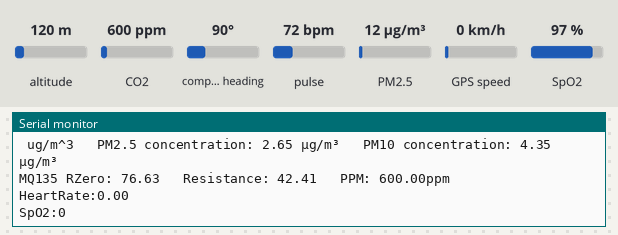
The sketch below on a simulated ESP32. On the bench: the last lines printed to the serial monitor. The test bench sets the inputs (shaded band); at power-on: CO2 600 ppm, pulse 72 bpm, PM2.5 12 µg/m³, SpO2 97 %, altitude 120 m, compass heading 90°, GPS speed 0 km/h. WiFi joins after 1.5 s; servers stay silent unless stated; the GPS gets a fix after 3 s at 37.7749, -122.4194 with 8 satellites.

Above: at 3.3 s.
3.4 s: CO2 set to 452 ppm
At 6.1 s:
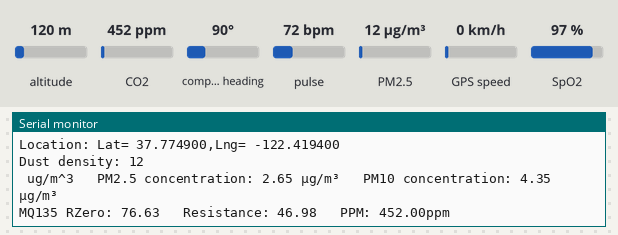
8.9 s: pulse set to 42 bpm
At 9.9 s:
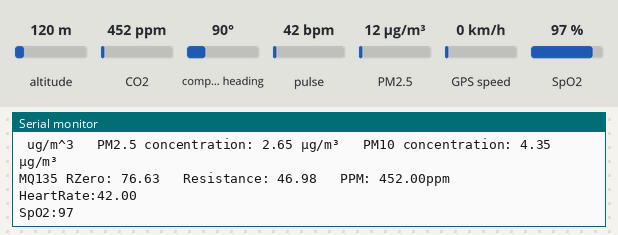
10.4 s: PM2.5 set to 6 µg/m³
At 11.36 s:
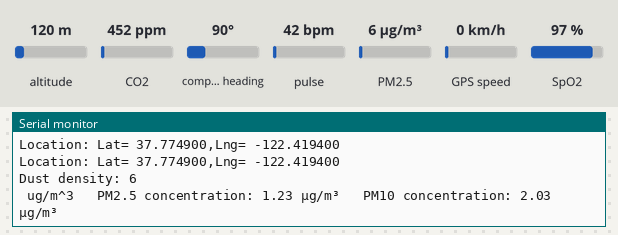
11.9 s: SpO2 set to 80 %
At 13.65 s:
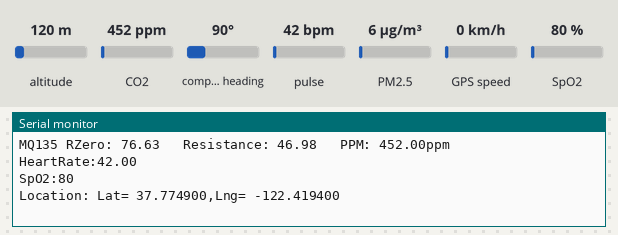
Timing chart, 0 to 14.4 s (numbered marks = the images above; inputs shaded):
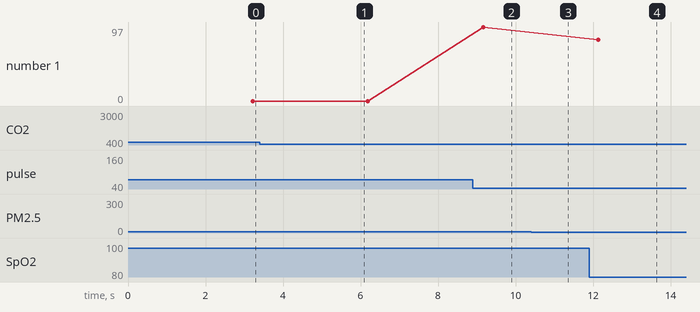

Measured:
- after the input at 3.4 s, the serial monitor: prints a new line after 2.2 s (image 1)
- after the input at 8.9 s, the serial monitor: prints a new line after 0.26 s (image 2)
- after the input at 10.4 s, the serial monitor: prints a new line after 0.68 s (image 3)
- after the input at 11.9 s, the serial monitor: prints a new line after 0.23 s (image 4)
- plotted number 1: 97 → 80 after the input at 11.9 s

The sketch:

yasminali44.ino
```cpp
#include <FirebaseESP32.h>
#include <Wire.h>

#include "MQ135.h" // mq
#define PIN_MQ135 35
MQ135 mq135_sensor(PIN_MQ135);

#include "MAX30100_PulseOximeter.h" //heart rate
#define REPORTING_PERIOD_MS     1000
#define BLYNK_PRINT Serial
#include <Blynk.h>
#include <WiFi.h>
#include <BlynkSimpleEsp32.h>
#define SDA_PIN 21
#define SCL_PIN 22
#define INT_PIN 19

#include <SoftwareSerial.h>
#include <TinyGPSPlus.h> // gps
//SoftwareSerial mySerial(17, 16); // RX, TX
TinyGPSPlus gps;

#define FIREBASE_HOST "https://esp8266-babdf-default-rtdb.firebaseio.com"
#define FIREBASE_AUTH "AIzaSyAOxRkGAFP7FvWRloffCRDbxatLboBs8EI"
#define WIFI_SSID "Yasmin"
#define WIFI_PASSWORD "800159464@Y&A"

//dust
#include <GP2YDustSensor.h>

const uint8_t SHARP_LED_PIN = 25;   // Sharp Dust/particle sensor Led Pin
const uint8_t SHARP_VO_PIN = 34;    // Sharp Dust/particle analog out pin used for reading
const float PM25_COEFFICIENT = 0.172;
const float PM10_COEFFICIENT = 0.283;
GP2YDustSensor dustSensor(GP2Y1010AU0F, SHARP_LED_PIN, SHARP_VO_PIN);


PulseOximeter pox; //heart rate
uint32_t tsLastReport = 0;


FirebaseData firebaseData;

void setup() {
  // put your setup code here, to run once:
  updateSerial();
  Serial.begin(115200);
Serial2.begin(9600);//gps
Wire.begin();
  dustSensor.begin();
  pox.begin();
  Firebase.begin(FIREBASE_HOST, FIREBASE_AUTH);

  WiFi.begin(WIFI_SSID, WIFI_PASSWORD);
  Serial.print("Connecting to Wi-Fi");
  while (WiFi.status() != WL_CONNECTED){
    Serial.print(".");
  delay(500);
}
uint64_t chipid = ESP.getEfuseMac();
  Serial.printf("Chip ID: %04X%08X\n", (uint16_t)(chipid>>32), (uint32_t)chipid);
Firebase.pushInt(firebaseData, "/datasensors/chipid", (uint32_t)chipid);

}
void loop() {
  while (Serial2.available() > 0)
    if (gps.encode(Serial2.read()))
      displayInfo();

readDust();
readMQ();
readHeartRate();
delay(1000);
}

void readDust()
{
  int dustDensity = dustSensor.getDustDensity();
     if ( dustDensity < 0)
     {
         dustDensity = 0;
     }
float pm25 = PM25_COEFFICIENT * pow(dustDensity, 1.1);
float pm10 = PM10_COEFFICIENT * pow(dustDensity, 1.1);
  Serial.print("Dust density: ");
  Serial.println(dustDensity);
  Serial.print(" ug/m^3\t PM2.5 concentration: ");
  Serial.print(pm25);
  Serial.print(" µg/m³\t PM10 concentration: ");
  Serial.print(pm10);
  Serial.println(" µg/m³");
Firebase.pushFloat(firebaseData, "/datasensors/dustDensity", dustDensity);
Firebase.pushFloat(firebaseData, "/datasensors/pm25", pm25);
Firebase.pushFloat(firebaseData, "/datasensors/pm10", pm10);
}


void readMQ()
{
float rzero = mq135_sensor.getRZero();
  float resistance = mq135_sensor.getResistance();
  float ppm = mq135_sensor.getPPM();
float gas_concentration = pow((ppm / (rzero / resistance)), -1.157); // Compute gas concentration

  Serial.print("MQ135 RZero: ");
  Serial.print(rzero);
  Serial.print("\t Resistance: ");
  Serial.print(resistance);
  Serial.print("\t PPM: ");
  Serial.print(ppm);
  Serial.println("ppm");
Firebase.pushFloat(firebaseData, "/datasensors/RZero", rzero);
Firebase.pushFloat(firebaseData, "/datasensors/PPM", ppm);
Firebase.pushFloat(firebaseData, "/datasensors/resistance", resistance);
Firebase.pushFloat(firebaseData, "/datasensors/gasconcentration", gas_concentration);

}


void readHeartRate()
{
  pox.update();
if (millis() - tsLastReport > REPORTING_PERIOD_MS) {
        Serial.print("HeartRate:");
        Serial.println(pox.getHeartRate());
        Serial.print("SpO2:");
        Serial.println(pox.getSpO2());
        Firebase.pushInt(firebaseData, "/datasensors/HeartRate", pox.getHeartRate());
        Firebase.pushInt(firebaseData, "/datasensors/SpO2", pox.getSpO2());
        tsLastReport = millis();

  }
}
void displayInfo()
{
  Serial.print(F("Location: "));
  if(gps.location.isValid())
  {
    double latitude = gps.location.lat();
    double longitude = gps.location.lng();
    Serial.print("Lat= ");
    Serial.print(latitude, 6);
    Serial.print(F(","));
    Serial.print("Lng= ");
    Serial.print(longitude, 6);
    Serial.println();
    Firebase.pushDouble(firebaseData, "/datasensors/latitude", latitude);
    Firebase.pushDouble(firebaseData, "/datasensors/longitude", longitude);
  }
  else
  {
    Serial.println(F("INVALID"));
    //Firebase.pushDouble(firebaseData, "/datasensors/latitude", 0);
    //Firebase.pushDouble(firebaseData, "/datasensors/longitude", 0);
  }


}
void updateSerial()
{
  delay(500);
  while (Serial.available())
  {
    Serial2.write(Serial.read());//Forward what Serial received to Software Serial Port
  }
  while (Serial2.available())
  {
    Serial.write(Serial2.read());//Forward what Software Serial received to Serial Port
  }
}
```
